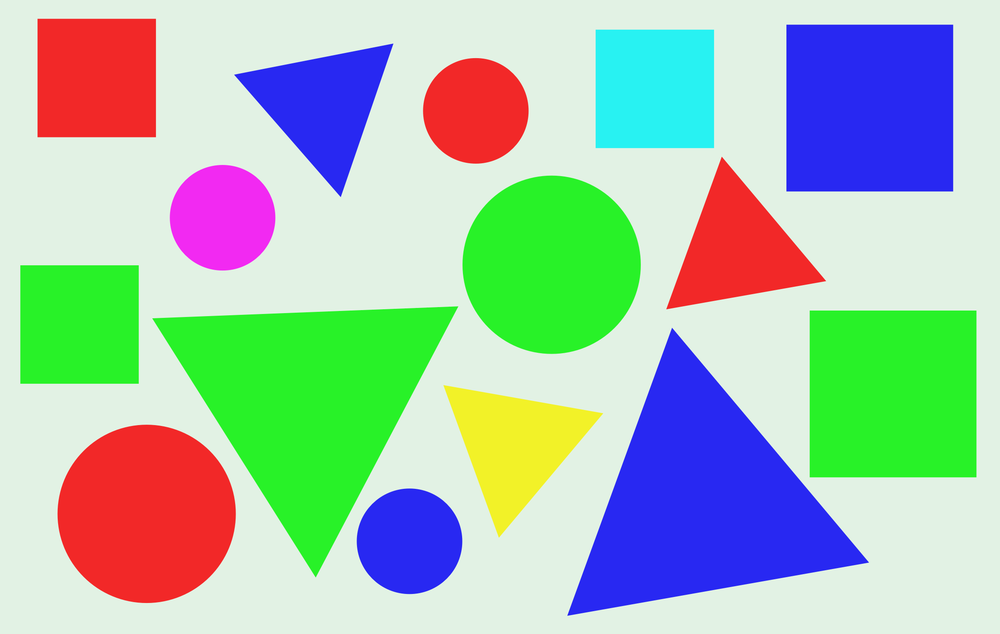
#> input picture Image_files/shapes.png, 1000 x 634 px, shrunk from 2322 x 1472 before the run
$ python Exercice1.py
#> lines starting #> are read from the running program, lines starting #| are printed output that depends on the picture; after the words box and inside, x2 and y2 are one past the last pixel; in counts of white or black regions, pixels touching at a corner belong together
#%%
import cv2
import numpy as np
import matplotlib.pyplot as plt
import os

shapes = cv2.imread("./Image_files/shapes.png")
#> shapes is the input picture: shape (634, 1000, 3); mean B, G, R 177.7, 192.1, 166.4
shapes = cv2.cvtColor(shapes, cv2.COLOR_BGR2RGB)

# Normalisation en flottant (0.0 - 1.0)
shapes_double = shapes.astype(float) / 255.0

plt.figure(figsize=(15,8))
plt.suptitle("Exercice préliminaire - Traitements sur l'image shapes.png", weight='bold')

# Affichage de l'image originale
plt.subplot(3,4,1)
plt.imshow(shapes_double)
plt.title("Image originale")
plt.axis("off")

# ------------- Question 1 -------------
# Histogramme

hist_vals, bins = np.histogram(shapes_double.ravel(), bins=256, range=(0,1))
#> hist_vals = 256 values, max 650895 at index 242, min 0 at index 0, mean 7429.7; bins = 257 values from 0 to 1
plt.subplot(3,4,9)
plt.plot(hist_vals)
plt.title("Histogramme de l'image")

# ------------- Question 2 -------------
# Seuillage

S = np.sum(shapes_double, axis=2)           # Calcul de l’intensité (Somme R+G+B)
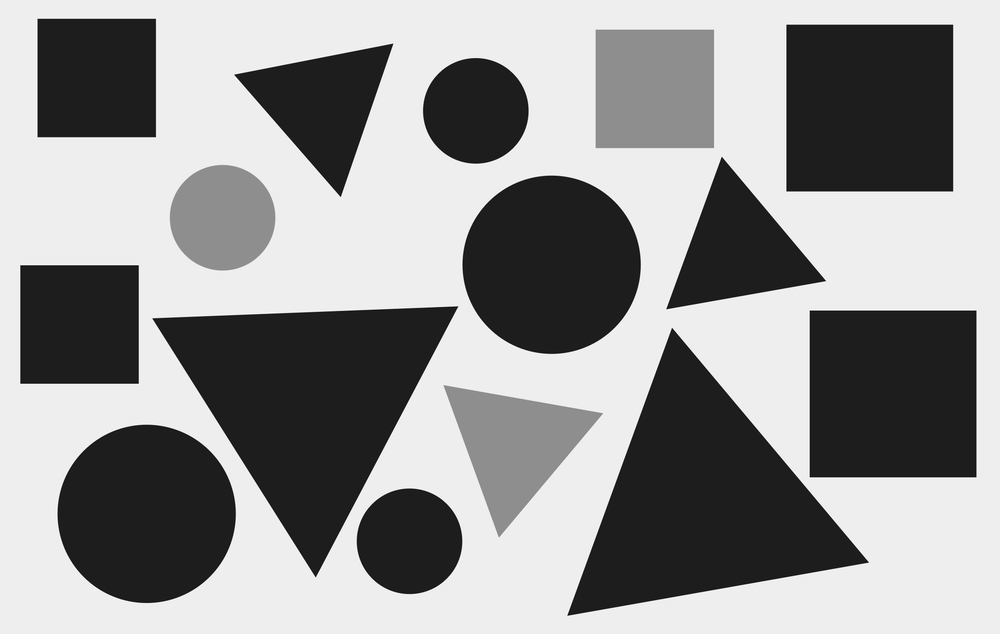
#> S: shape (634, 1000) float64; min 1.05, max 2.85, mean 2.1; drawn with min black and max white
S[S==0] = 1.0                               # Eviter division par zero

# Choix couleur sur laquelle on travaille
r = shapes_double[:,:,0] / S
g = shapes_double[:,:,1] / S
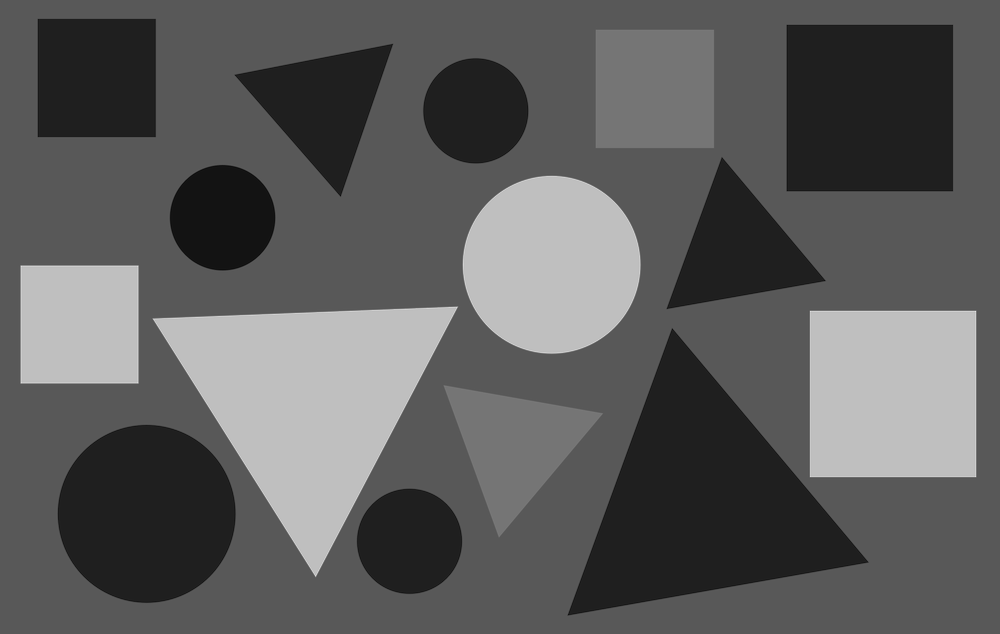
#> g: shape (634, 1000) float64; min 0.0489, max 0.9, mean 0.365
b = shapes_double[:,:,2] / S
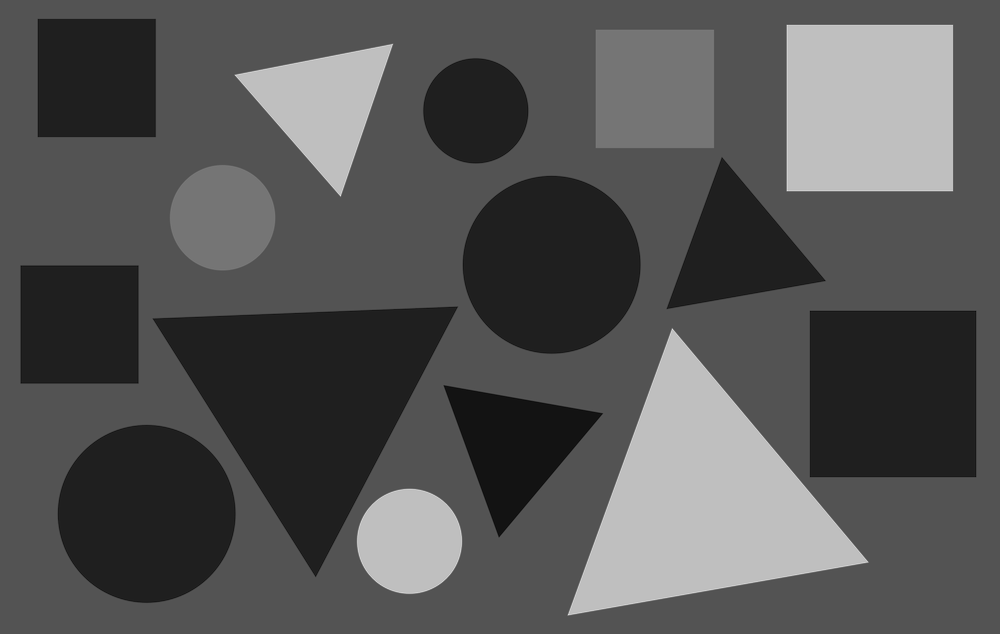
#> b: shape (634, 1000) float64; min 0.0453, max 0.894, mean 0.334

maskBF = (b > 0.5)                          # Masque objets bleu foncé
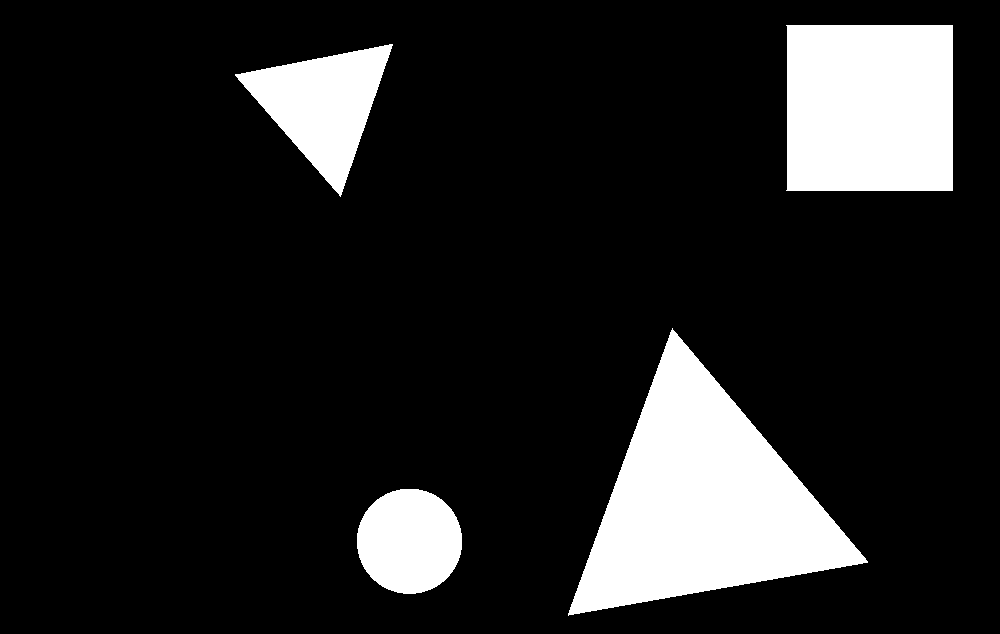
#> maskBF: shape (634, 1000) bool; 13.9% white; 4 white regions, box (x1, y1, x2, y2) and area: (568, 328, 868, 616) 40597, (786, 25, 953, 191) 27558, (235, 44, 393, 197) 11374, (357, 489, 462, 594) 8715
maskBC = ((b <0.5) & (b > 0.4) & (r < 0.4)) # Masque objet bleu ciel
#> maskBC: shape (634, 1000) bool; 2.3% white; 337 white regions (333 under 20 px), largest, box (x1, y1, x2, y2) and area: (596, 30, 714, 148) 13924, (787, 24, 953, 25) 166, (787, 191, 953, 192) 166, (786, 26, 787, 190) 164
maskB =  ((b > 0.4) & (r < 0.4))            # Masque tous objets bleu (foncé ET ciel)
#> maskB: shape (634, 1000) bool; 16.3% white; 6 white regions (1 under 20 px), largest, box (x1, y1, x2, y2) and area: (567, 328, 869, 616) 40852, (786, 24, 953, 192) 28054, (596, 30, 714, 148) 13924, (234, 44, 393, 197) 11510, (357, 488, 463, 594) 8795

# Affichage des masques crées
plt.subplot(3,4,2)
plt.imshow(maskB, cmap="gray")
plt.title("Masque bleu")
plt.axis("off")

plt.subplot(3,4,6)
plt.imshow(maskBF, cmap="gray")
plt.title("Masque bleu foncé")
plt.axis("off")

plt.subplot(3,4,10)
plt.imshow(maskBC, cmap="gray")
plt.title("Masque bleu ciel")
plt.axis("off")

# On étend les masques en 3D
mask_3dF = np.stack([maskBF]*3, axis=2)
mask_3dC = np.stack([maskBC]*3, axis=2)
mask_3d = np.stack([maskB]*3, axis=2)

# On applique les masques à l'image originale
resultatF = shapes_double * mask_3dF
resultatC = shapes_double * mask_3dC
resultat = shapes_double * mask_3d
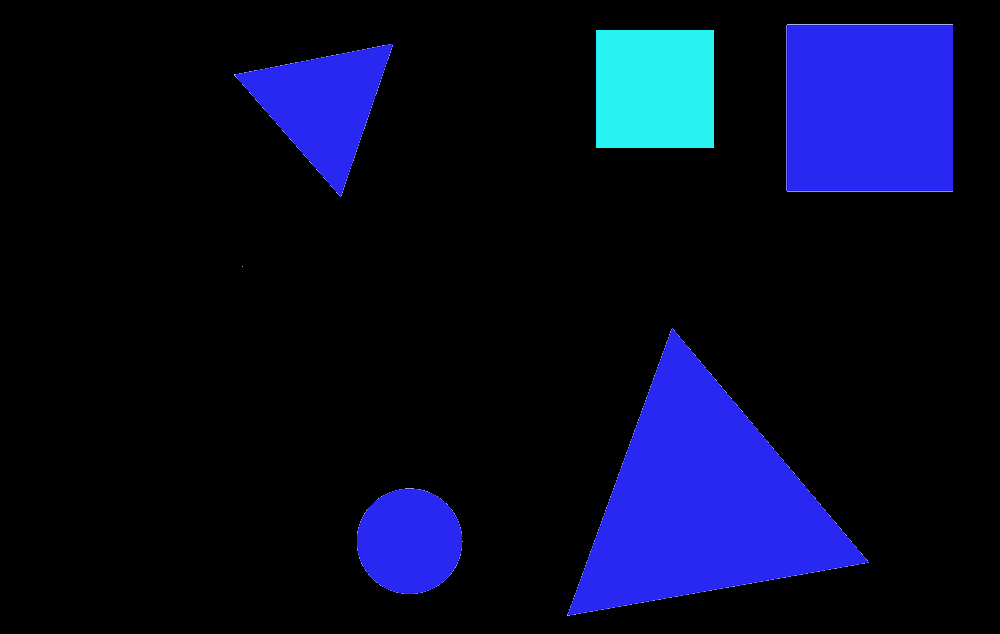
#> resultat: shape (634, 1000, 3) float64; mean R, G, B 0.0262, 0.0437, 0.154

# Affichage des résultats
plt.subplot(3,4,3)
plt.imshow(resultat)
plt.title("Sélection - Bleus")
plt.axis("off")

plt.subplot(3,4,7)
plt.imshow(resultatF)
plt.title("Sélection - Foncé")
plt.axis("off")

plt.subplot(3,4,11)
plt.imshow(resultatC)
plt.title("Sélection - Ciel")
plt.axis("off")

# ------------- Question 3 -------------
# Détection des contours

# On repasse en entier (0 - 255)
mask_uint8 = (maskBF * 255).astype(np.uint8)
#> mask_uint8: shape (634, 1000); 13.9% white; 4 white regions

# On localise les contours sur notre masque
contours, _ = cv2.findContours(mask_uint8, cv2.RETR_EXTERNAL, cv2.CHAIN_APPROX_SIMPLE)
#> contours = 4 contours; box (x1, y1, x2, y2) and area: (568, 328, 868, 616) 40186, (786, 25, 953, 191) 27226, (235, 44, 393, 197) 11158, (357, 489, 462, 594) 8566

# Masque vide
mask_cercle = np.zeros_like(mask_uint8)

i = 1 # compteur

# On parcourt tous les contours trouvés par la fct findContours
for cnt in contours:
    # Calculs de l'aire et du périmètre
    area = cv2.contourArea(cnt)
    perimeter = cv2.arcLength(cnt, True)

    # Permet d'ignorer les artefacts de quelques pixels qui ne sont pas de "vraies" formes
    if area < 1:
        continue

    # Évite la division par zéro
    if perimeter == 0:
        continue

    # Calcul de la circularité : 4 * pi * Aire / Perimetre^2
    circ = 4 * np.pi * area / (perimeter ** 2)

    print("Objet n°", i, "d'aire = ",area, "et de circularité = ",f"{circ:.2f}")

    # Si la circularité est supérieure à 0.85 on considère que c'est un cercle
    if circ > 0.85:
        # On dessine ce contour en blanc (255) sur notre masque final
        cv2.drawContours(mask_cercle, [cnt], -1, 255, -1)
    i+=1
#> this loop made 4 passes
#> (area, perimeter, circ) on passes 1 to 4: (8566, 345.7, 0.901), (40186, 965.8, 0.541), (11157.5, 508.5, 0.542), (27226, 662.8, 0.779)
#| Objet n° 1 d'aire =  8566.0 et de circularité =  0.90
#| Objet n° 2 d'aire =  40186.0 et de circularité =  0.54
#| Objet n° 3 d'aire =  11157.5 et de circularité =  0.54
#| Objet n° 4 d'aire =  27226.0 et de circularité =  0.78
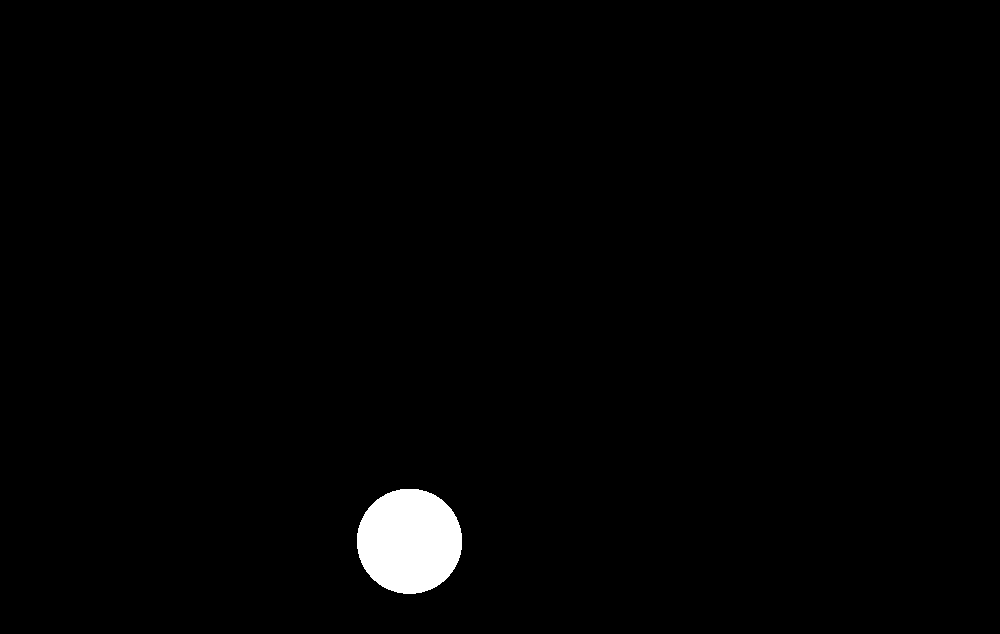
#> mask_cercle: shape (634, 1000); 1.4% white; 1 white region, box (x1, y1, x2, y2) and area: (357, 489, 462, 594) 8715
#> after the loop, i = 5

# Application du masque cercle à l'image originale
mask_cercle_3d = np.stack([mask_cercle/255]*3, axis=2) # Extension du masque en 3D
resultat_final = shapes_double * mask_cercle_3d        # Application à notre image originale

plt.subplot(3,4,4)
plt.imshow(resultat_final)
plt.title("Résultat - Uniquement cercle bleu")
plt.axis("off")

# Enregistrement des images
plt.imsave(f"Res_Ex1/01_originale.png", shapes_double, cmap="gray")

plt.imsave(f"Res_Ex1/02_masque_bleu.png", maskB, cmap="gray")
plt.imsave(f"Res_Ex1/03_masque_bleu_fonce.png", maskBF, cmap="gray")
plt.imsave(f"Res_Ex1/04_masque_bleu_ciel.png", maskBC, cmap="gray")

plt.imsave(f"Res_Ex1/05_selection_bleus.png", resultat, cmap="gray")
plt.imsave(f"Res_Ex1/06_selection_fonce.png", resultatF, cmap="gray")
plt.imsave(f"Res_Ex1/07_selection_ciel.png", resultatC, cmap="gray")

plt.imsave(f"Res_Ex1/08_masque_cercle.png", mask_cercle_3d, cmap="gray")
plt.imsave(f"Res_Ex1/09_resultat_cercle_bleu.png", resultat_final, cmap="gray")

plt.tight_layout(rect=[0, 0.03, 1, 0.95]) # Organisation de la fenêtre
plt.show()
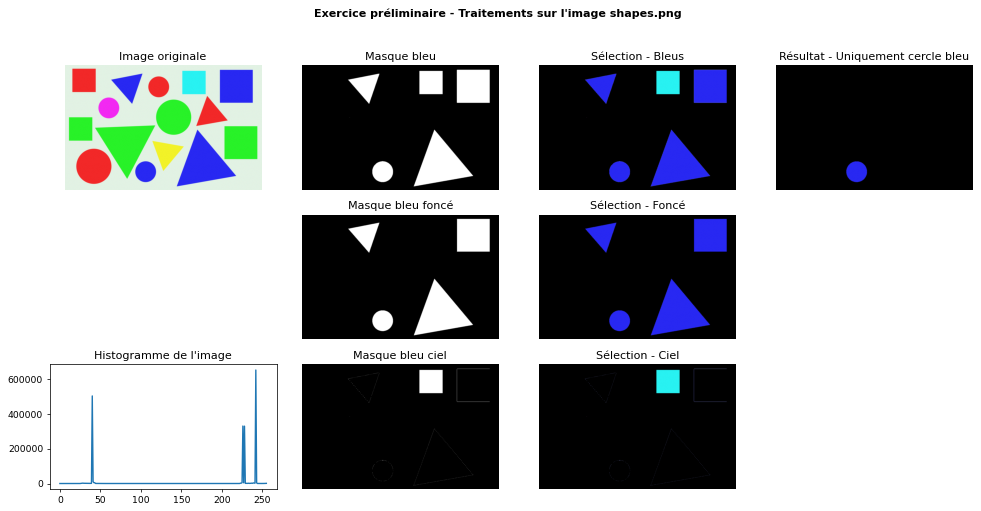
#> figure drawn by matplotlib, 9 panels; panel 2: curve peaks at x = 242, y = 650895
# %%
